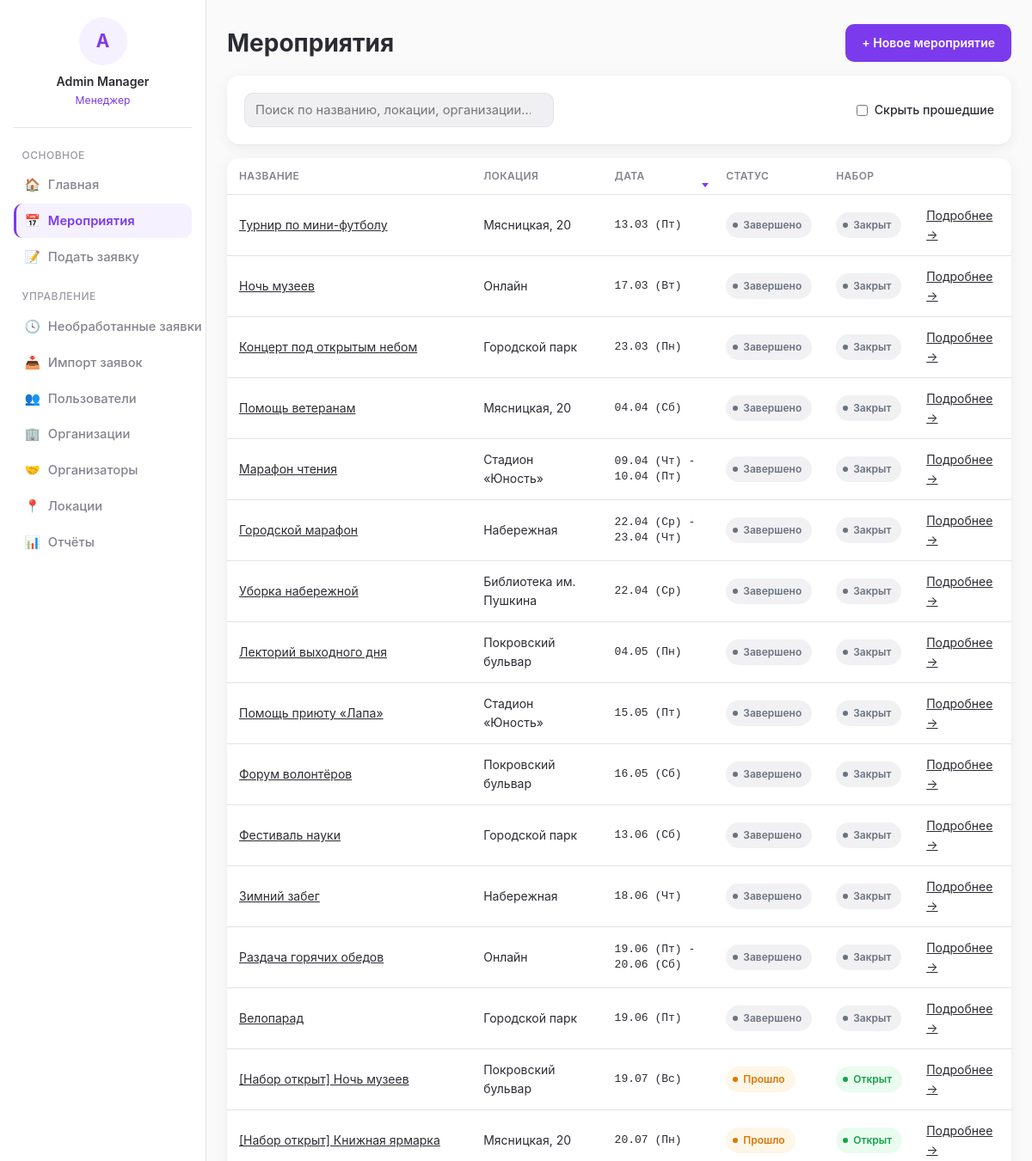
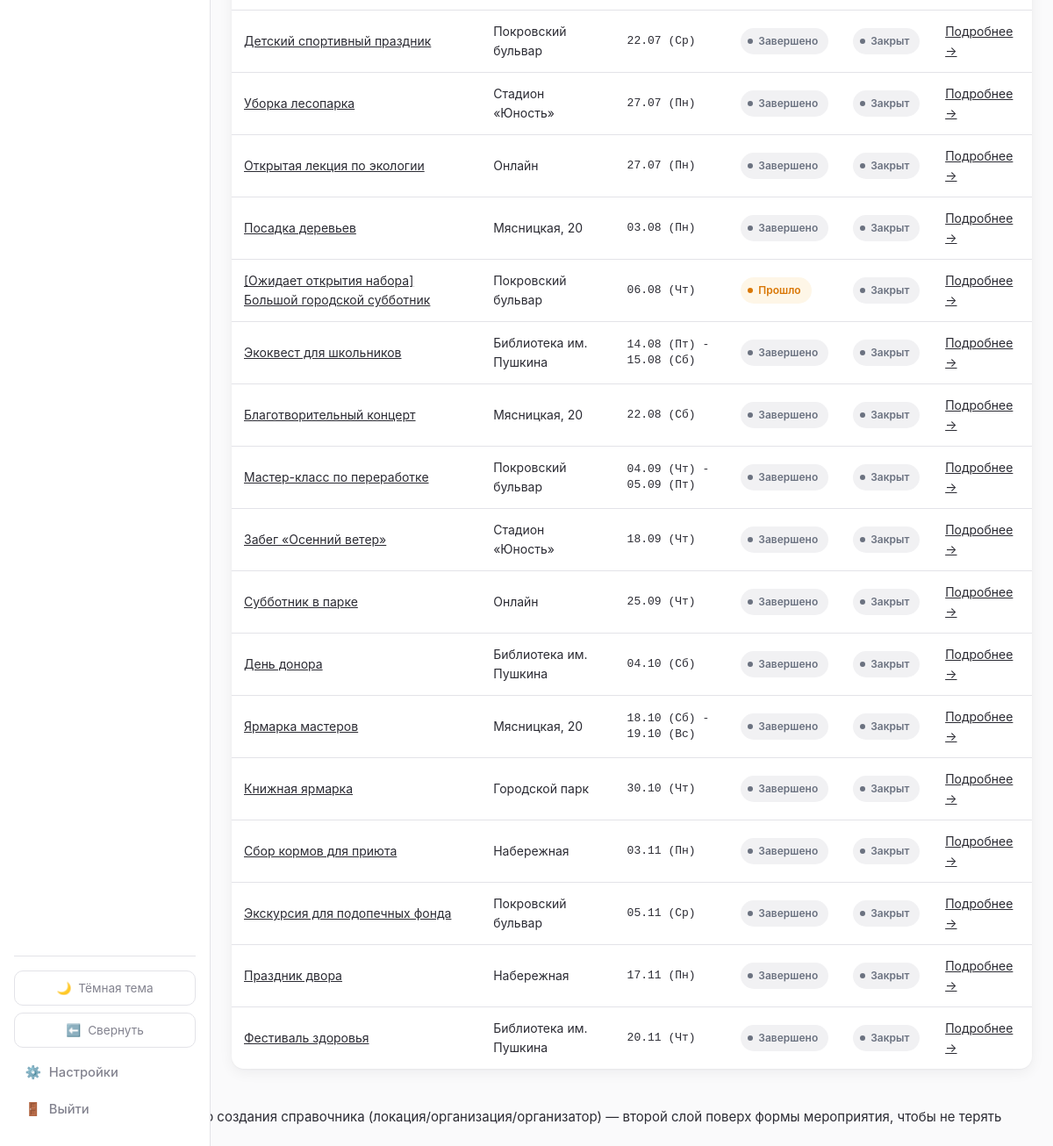
/events/ (signed in), run on the app's committed database (2 pictures, top to bottom).
### blog/models.py (models this page shows, shortened)
class User(AbstractBaseUser):
    GENDER_CHOICES = [
        ('male', 'Мужской'),
        ('female', 'Женский'),
    ]
    STATUS_CHOICES = [
        ('active', 'Активен'),
        ('inactive', 'Неактивен'),
        ('blacklisted', 'В блэклисте'),
    ]
    REGISTRATION_STATUS_CHOICES = [
        ('guest', 'Гость (первое касание)'),
        ('registered', 'Зарегистрирован'),
    ]
    id = models.AutoField(primary_key=True)
    system_username = models.CharField(max_length=50, blank=True, null=True, db_index=True)
    telegram_id = models.CharField(max_length=50, unique=True, db_index=True)
    telegram_username = models.CharField(max_length=100, blank=True, null=True)
    VK_username = models.CharField(max_length=100, blank=True, null=True)
    first_name = models.CharField(max_length=100, blank=True, null=True)
    last_name = models.CharField(max_length=100, blank=True, null=True)
    email = models.EmailField(blank=True, null=True)
    phone = models.CharField(max_length=20, blank=True, null=True)
    birthday = models.DateField(blank=True, null=True)
    about = models.TextField(blank=True, null=True)
    gender = models.CharField(max_length=10, choices=GENDER_CHOICES, blank=True, null=True)
    status = models.CharField(max_length=20, choices=STATUS_CHOICES, default='active')
    comment = models.TextField(blank=True, null=True)
    registration_status = models.CharField(
        max_length=20, choices=REGISTRATION_STATUS_CHOICES, default='guest'
    )
    created_at = models.DateTimeField(auto_now_add=True)
    last_event_at = models.DateTimeField(blank=True, null=True)
    total_event_count = models.IntegerField(default=0, validators=[MinValueValidator(0)])
    season_event_count = models.IntegerField(default=0, validators=[MinValueValidator(0)])
    total_hours = models.IntegerField(default=0, validators=[MinValueValidator(0)])
    season_hours = models.IntegerField(default=0, validators=[MinValueValidator(0)])
    churn_score = models.FloatField(default=0)
    login = models.CharField(max_length=50, unique=True, blank=True, null=True)
    web_credentials_set_at = models.DateTimeField(blank=True, null=True)
    notify_new_events = models.BooleanField(default=True)
    notify_applications = models.BooleanField(default=True)
    experience_token = models.UUIDField(default=uuid.uuid4, unique=True, editable=False, db_index=True)
    objects = UserManager()
    USERNAME_FIELD = 'telegram_id'
    REQUIRED_FIELDS = []
    class Meta:
        db_table = 'users'
        verbose_name = 'Пользователь'
        verbose_name_plural = 'Пользователи'
    @property
    def full_name(self):
        return f"{self.first_name or ''} {self.last_name or ''}".strip() or self.telegram_username or self.telegram_id

class Event(models.Model):
    STATUS_CHOICES = [
        ('upcoming', 'Предстоит'),
        ('ongoing', 'Идёт'),
        ('passed', 'Прошло'),
        ('finished', 'Завершено'),
    ]
    DOBRO_LINK_KIND_CHOICES = [
        ('none', 'Нет ссылки'),
        ('shared', 'Общая ссылка'),
        ('unique', 'Уникальная ссылка'),
    ]
    id = models.AutoField(primary_key=True)
    title = models.CharField(max_length=255)
    description = models.TextField(blank=True, null=True)
    location = models.ForeignKey(Location, on_delete=models.SET_NULL, null=True, blank=True, related_name='events')
    chat_link = models.URLField(blank=True, null=True)
    post_in_chanel_link = models.URLField(blank=True, null=True)
    dobro_ru_link_kind = models.CharField(max_length=20, choices=DOBRO_LINK_KIND_CHOICES, default='none')
    dobro_ru_link = models.URLField(blank=True, null=True)
    dobro_ru_shared_link = models.ForeignKey(
        DobroRuSharedLink, on_delete=models.SET_NULL, null=True, blank=True, related_name='events'
    )
    dobro_ru_hours_logged = models.BooleanField(default=False)
    dobro_ru_logged_by = models.ForeignKey(User, on_delete=models.SET_NULL, null=True, blank=True, related_name='dobro_ru_logged_events')
    event_status = models.CharField(max_length=20, choices=STATUS_CHOICES, default='upcoming')
    organization = models.ForeignKey(Organization, on_delete=models.SET_NULL, null=True, blank=True, related_name='events')
    organizer = models.ForeignKey(Organizer, on_delete=models.SET_NULL, null=True, blank=True, related_name='managed_events')
    created_at = models.DateTimeField(auto_now_add=True)
    published_at = models.DateTimeField(blank=True, null=True)
    post_published_at = models.DateTimeField(blank=True, null=True)
    broadcast_sent_at = models.DateTimeField(blank=True, null=True)
    public_token = models.UUIDField(default=uuid.uuid4, unique=True, editable=False, db_index=True)
    people_helped = models.IntegerField(blank=True, null=True, validators=[MinValueValidator(0)])
    internal_comment = models.TextField(blank=True, null=True)
    letter = models.ForeignKey(ThankYouLetterTemplate, on_delete=models.SET_NULL, null=True, blank=True, related_name='events')
    class Meta:
        db_table = 'events'
        verbose_name = 'Мероприятие'
        verbose_name_plural = 'Мероприятия'
    def compute_status(self):
        if self.event_status == 'finished':
            return 'finished'
        shifts = list(self.shifts.all()) if self.pk else []
        if not shifts:
            return self.event_status
        today = timezone.now().date()
        shift_dates = [s.day for s in shifts]
        first_day, last_day = min(shift_dates), max(shift_dates)
        if today in shift_dates:
            return 'ongoing'
        if last_day < today:
            return 'passed'
        if first_day > today:
            return 'upcoming'
        return 'ongoing'
    def compute_status_display(self):
        return dict(self.STATUS_CHOICES).get(self.compute_status(), self.compute_status())

class Location(models.Model):
    id = models.AutoField(primary_key=True)
    name = models.CharField(max_length=255, unique=True)
    map_link = models.URLField(blank=True, null=True, verbose_name='Ссылка на карту')
    description = models.TextField(blank=True, null=True, verbose_name='Описание')
    class Meta:
        db_table = 'locations'
        verbose_name = 'Локация'
        verbose_name_plural = 'Локации'

### blog/views.py (the view)
# urls.py: path('events/', views.event_list, name='event_list'),
@login_required
def event_list(request):
    hide_passed = request.GET.get('hide_passed') == '1'
    events = list(
        Event.objects.select_related('location', 'organization').prefetch_related('shifts')
    )
    today = timezone.now().date()
    rows = []
    for event in events:
        days = sorted(s.day for s in event.shifts.all())
        first_day = days[0] if days else None
        last_day = days[-1] if days else None
        is_passed = event.compute_status() in ('passed', 'finished')
        if hide_passed and is_passed:
            continue
        event.first_day = first_day
        event.last_day = last_day
        rows.append(event)
    rows.sort(key=lambda e: (
        e.first_day is None,
        e.compute_status() in ('passed', 'finished'),
        e.first_day or datetime.date.max,
    ))
    return render(request, 'blog/event_list.html', {
        'events': rows,
        'hide_passed': hide_passed,
    })

### blog/context_processors.py (called while the page is built)
def role_flags(request):
    user = getattr(request, 'user', None)
    authenticated = bool(user and user.is_authenticated)
    return {
        'is_manager': is_manager(user) if authenticated else False,
        'is_team_leader': is_team_leader(user) if authenticated else False,
        'role_label': role_label(user) if authenticated else None,
    }

### blog/services/roles.py (called while the page is built)
def is_manager(user: User) -> bool:
    if not user or not user.is_authenticated:
        return False
    return user.manager_roles.filter(revoked_at__isnull=True).exists()

def is_team_leader(user: User) -> bool:
    if not user or not user.is_authenticated:
        return False
    return user.team_leader_roles.filter(revoked_at__isnull=True).exists()

def role_label(user: User) -> str:
    if is_manager(user):
        return 'Менеджер'
    if is_team_leader(user):
        return 'Тим-лидер'
    return 'Волонтёр'

### blog/templatetags/custom_tags.py (called while the page is built)
@register.inclusion_tag('blog/partials/_event_status_pill.html')
def event_status_pill(event):
    status = event.compute_status()
    return {
        'pill_class': _EVENT_STATUS_PILL.get(status, 'neutral'),
        'label': event.compute_status_display(),
    }

@register.filter
def has_open_shift(shifts):
    return any(s.recruit_status == 'open' for s in shifts)

def _fmt_day(d):
    return f'{d.day:02d}.{d.month:02d} ({_DOW_RU[d.weekday()]})'

@register.simple_tag
def event_date_range(first_day, last_day):
    if not first_day:
        return '—'
    if not last_day or first_day == last_day:
        return _fmt_day(first_day)
    return f'{_fmt_day(first_day)} - {_fmt_day(last_day)}'

### blog/templates/blog/event_list.html (shortened to what this page needs)
{% extends 'blog/base.html' %}
{% load custom_tags %}
{% block content %}
<div class="page-header">
    <h1>Мероприятия</h1>
    {% if is_manager %}<a href="{% url 'event_create' %}" class="btn" data-modal data-modal-title="Новое мероприятие">+ Новое мероприятие</a>{% endif %}
</div>
<div class="card" style="display:flex; align-items:center; justify-content:space-between; gap:12px; flex-wrap:wrap;">
    <input type="search" id="event-search" placeholder="Поиск по названию, локации, организации…" style="max-width:360px; margin:0;">
    <label style="display:flex; align-items:center; gap:8px; margin:0; font-weight:500; font-size:.88rem; white-space:nowrap;">
        <input type="checkbox" id="hide-passed" {% if hide_passed %}checked{% endif %} style="width:auto; margin:0;">
        Скрыть прошедшие
    </label>
</div>
<div class="card" style="padding:0; overflow:hidden;">
    <table class="responsive-table" data-sortable id="events-table">
        <thead>
            <tr>
                <th data-sort-key="title">Название</th>
                <th data-sort-key="location">Локация</th>
                <th data-sort-key="date" data-sort-default="asc">Дата</th>
                <th data-sort-key="status">Статус</th>
                <th data-sort-key="recruit">Набор</th>
                <th></th>
            </tr>
        </thead>
        <tbody>
        {% for event in events %}
            <tr data-href="{% url 'event_detail' event.id %}" data-search="{{ event.title }} {{ event.location.name }} {{ event.organization.name }}" data-passed="{% if event.compute_status == 'passed' or event.compute_status == 'finished' %}1{% else %}0{% endif %}">
                <td data-label="Название" data-sort-value="{{ event.title }}"><a href="{% url 'event_detail' event.id %}">{{ event.title }}</a></td>
                <td data-label="Локация" data-sort-value="{{ event.location.name }}">{{ event.location.name|default:"—" }}</td>
                <td data-label="Дата" class="mono" data-sort-value="{{ event.first_day|date:'Y-m-d'|default:'' }}">{% event_date_range event.first_day event.last_day %}</td>
                <td data-label="Статус" data-sort-value="{{ event.compute_status }}">{% event_status_pill event %}</td>
                <td data-label="Набор" data-sort-value="{% if event.shifts.all|has_open_shift %}1{% else %}0{% endif %}">
                    {% if event.shifts.all|has_open_shift %}
                        <span class="pill success"><span class="dot"></span>Открыт</span>
                    {% else %}
                        <span class="pill neutral"><span class="dot"></span>Закрыт</span>
                    {% endif %}
                </td>
                <td data-label=""><a href="{% url 'event_detail' event.id %}">Подробнее →</a></td>
            </tr>
        {% empty %}
            <tr><td colspan="6">Мероприятий пока нет.</td></tr>
        {% endfor %}
        </tbody>
    </table>
</div>
{% endblock %}

### blog/templates/blog/base.html (shortened to what this page needs)
{% load static %}<!DOCTYPE html>
<html lang="ru">
<head>
    <link rel="stylesheet" href="{% static 'blog/css/nexus.css' %}">
</head>
<body class="{% if request.COOKIES.sidebar_collapsed == '1' %}sidebar-collapsed{% endif %}">
{% if user.is_authenticated %}
<aside class="sidebar">
    <a href="{% url 'profile_detail' user.id %}" class="sidebar-account">
        <div class="avatar-placeholder">{{ user.full_name|slice:":1"|upper }}</div>
        <div class="username">{{ user.full_name }}</div>
        <div class="role">{{ role_label }}</div>
    </a>
    <div class="nav-section-title">Основное</div>
    <a href="{% url 'dashboard' %}" class="nav-link {% if request.resolver_match.url_name == 'dashboard' %}active{% endif %}" title="Главная"><span class="icon">🏠</span><span class="nav-label"> Главная</span></a>
    <a href="{% url 'event_list' %}" class="nav-link {% if request.resolver_match.url_name in 'event_list,event_detail' %}active{% endif %}" title="Мероприятия"><span class="icon">📅</span><span class="nav-label"> Мероприятия</span></a>
    <a href="{% url 'application_create' %}" class="nav-link " title="Подать заявку"><span class="icon">📝</span><span class="nav-label"> Подать заявку</span></a>
    {% if is_manager %}
    <div class="nav-section-title">Управление</div>
    <a href="{% url 'pending_applications' %}" class="nav-link " title="Необработанные заявки"><span class="icon">🕓</span><span class="nav-label"> Необработанные заявки</span></a>
    <a href="{% url 'import_preview' %}" class="nav-link " title="Импорт заявок"><span class="icon">📥</span><span class="nav-label"> Импорт заявок</span></a>
    <a href="{% url 'user_list' %}" class="nav-link {% if request.resolver_match.url_name == 'user_list' %}active{% endif %}" title="Пользователи"><span class="icon">👥</span><span class="nav-label"> Пользователи</span></a>
    <a href="{% url 'organizations_list' %}" class="nav-link " title="Организации"><span class="icon">🏢</span><span class="nav-label"> Организации</span></a>
    <a href="{% url 'organizer_list' %}" class="nav-link " title="Организаторы"><span class="icon">🤝</span><span class="nav-label"> Организаторы</span></a>
    <a href="{% url 'location_list' %}" class="nav-link " title="Локации"><span class="icon">📍</span><span class="nav-label"> Локации</span></a>
    <a href="{% url 'report_period' %}" class="nav-link {% if request.resolver_match.url_name == 'report_period' %}active{% endif %}" title="Отчёты"><span class="icon">📊</span><span class="nav-label"> Отчёты</span></a>
    {% endif %}
    <div class="sidebar-footer">
        <button type="button" class="theme-toggle" id="theme-toggle" title="Тема">
            <span class="icon" id="theme-icon">🌙</span><span class="theme-label" id="theme-label"> Тёмная тема</span>
        </button>
        <button type="button" class="sidebar-toggle" id="sidebar-toggle" title="Свернуть панель">
            <span class="icon" id="sidebar-toggle-icon">⬅️</span><span class="nav-label" id="sidebar-toggle-label"> Свернуть</span>
        </button>
        <a href="{% url 'settings' %}" class="nav-link {% if request.resolver_match.url_name == 'settings' %}active{% endif %}" title="Настройки"><span class="icon">⚙️</span><span class="nav-label"> Настройки</span></a>
        <a href="{% url 'logout' %}" class="nav-link" title="Выйти"><span class="icon">🚪</span><span class="nav-label"> Выйти</span></a>
    </div>
</aside>
{% endif %}
<div class="page-wrapper" style="{% if not user.is_authenticated %}margin-left:0;{% endif %}">
    <main>
        {% block content %}{% endblock %}
    </main>
</div>
{# Вложенная модалка быстрого создания справочника (локация/организация/организатор) —
   второй слой поверх формы мероприятия, чтобы не терять введённые в неё данные. #}
</body>
</html>

### blog/templates/blog/partials/_event_status_pill.html
<span class="pill {{ pill_class }}"><span class="dot"></span>{{ label }}</span>

### data on the page
User: full_name "A", full_name "Admin Manager"
Event: title "Мастер-класс по переработке", location.name "Покровский бульвар", first_day "04.09 (Чт) - 05.09 (Пт)", label "Завершено", shows "Закрыт"
Event: title "Забег «Осенний ветер»", location.name "Стадион «Юность»", first_day "18.09 (Чт)", label "Завершено", shows "Закрыт"
Event: title "Субботник в парке", location.name "Онлайн", first_day "25.09 (Чт)", label "Завершено", shows "Закрыт"
Event: title "День донора", location.name "Библиотека им. Пушкина", first_day "04.10 (Сб)", label "Завершено", shows "Закрыт"
Event: title "Ярмарка мастеров", location.name "Мясницкая, 20", first_day "18.10 (Сб) - 19.10 (Вс)", label "Завершено", shows "Закрыт"
Event: title "Книжная ярмарка", location.name "Городской парк", first_day "30.10 (Чт)", label "Завершено", shows "Закрыт"
Event: title "Сбор кормов для приюта", location.name "Набережная", first_day "03.11 (Пн)", label "Завершено", shows "Закрыт"
Event: title "Экскурсия для подопечных фонда", location.name "Покровский бульвар", first_day "05.11 (Ср)", label "Завершено", shows "Закрыт"
Event: title "Праздник двора", location.name "Набережная", first_day "17.11 (Пн)", label "Завершено", shows "Закрыт"
Event: title "Фестиваль здоровья", location.name "Библиотека им. Пушкина", first_day "20.11 (Чт)", label "Завершено", shows "Закрыт"
Event: title "Турнир по мини-футболу", location.name "Мясницкая, 20", first_day "13.03 (Пт)", label "Завершено", shows "Закрыт"
Event: title "Ночь музеев", location.name "Онлайн", first_day "17.03 (Вт)", label "Завершено", shows "Закрыт"
Event: title "Концерт под открытым небом", location.name "Городской парк", first_day "23.03 (Пн)", label "Завершено", shows "Закрыт"
Event: title "Помощь ветеранам", location.name "Мясницкая, 20", first_day "04.04 (Сб)", label "Завершено", shows "Закрыт"
Event: title "Марафон чтения", location.name "Стадион «Юность»", first_day "09.04 (Чт) - 10.04 (Пт)", label "Завершено", shows "Закрыт"
Event: title "Городской марафон", location.name "Набережная", first_day "22.04 (Ср) - 23.04 (Чт)", label "Завершено", shows "Закрыт"
Event: title "Уборка набережной", location.name "Библиотека им. Пушкина", first_day "22.04 (Ср)", label "Завершено", shows "Закрыт"
Event: title "Лекторий выходного дня", location.name "Покровский бульвар", first_day "04.05 (Пн)", label "Завершено", shows "Закрыт"
Event: title "Помощь приюту «Лапа»", location.name "Стадион «Юность»", first_day "15.05 (Пт)", label "Завершено", shows "Закрыт"
Event: title "Форум волонтёров", location.name "Покровский бульвар", first_day "16.05 (Сб)", label "Завершено", shows "Закрыт"
Event: title "Фестиваль науки", location.name "Городской парк", first_day "13.06 (Сб)", label "Завершено", shows "Закрыт"
Event: title "Зимний забег", location.name "Набережная", first_day "18.06 (Чт)", label "Завершено", shows "Закрыт"
Event: title "Раздача горячих обедов", location.name "Онлайн", first_day "19.06 (Пт) - 20.06 (Сб)", label "Завершено", shows "Закрыт"
Event: title "Велопарад", location.name "Городской парк", first_day "19.06 (Пт)", label "Завершено", shows "Закрыт"
Event: title "[Набор открыт] Ночь музеев", location.name "Покровский бульвар", first_day "19.07 (Вс)", label "Прошло", shows "Открыт"
Event: title "[Набор открыт] Книжная ярмарка", location.name "Мясницкая, 20", first_day "20.07 (Пн)", label "Прошло", shows "Открыт"
Event: title "Детский спортивный праздник", location.name "Покровский бульвар", first_day "22.07 (Ср)", label "Завершено", shows "Закрыт"
Event: title "Уборка лесопарка", location.name "Стадион «Юность»", first_day "27.07 (Пн)", label "Завершено", shows "Закрыт"
Event: title "Открытая лекция по экологии", location.name "Онлайн", first_day "27.07 (Пн)", label "Завершено", shows "Закрыт"
Event: title "Посадка деревьев", location.name "Мясницкая, 20", first_day "03.08 (Пн)", label "Завершено", shows "Закрыт"
Event: title "[Ожидает открытия набора] Большой городской субботник", location.name "Покровский бульвар", first_day "06.08 (Чт)", label "Прошло", shows "Закрыт"
Event: title "Экоквест для школьников", location.name "Библиотека им. Пушкина", first_day "14.08 (Пт) - 15.08 (Сб)", label "Завершено", shows "Закрыт"
Event: title "Благотворительный концерт", location.name "Мясницкая, 20", first_day "22.08 (Сб)", label "Завершено", shows "Закрыт"

### other printed values
{{ role_label }} "Менеджер"
